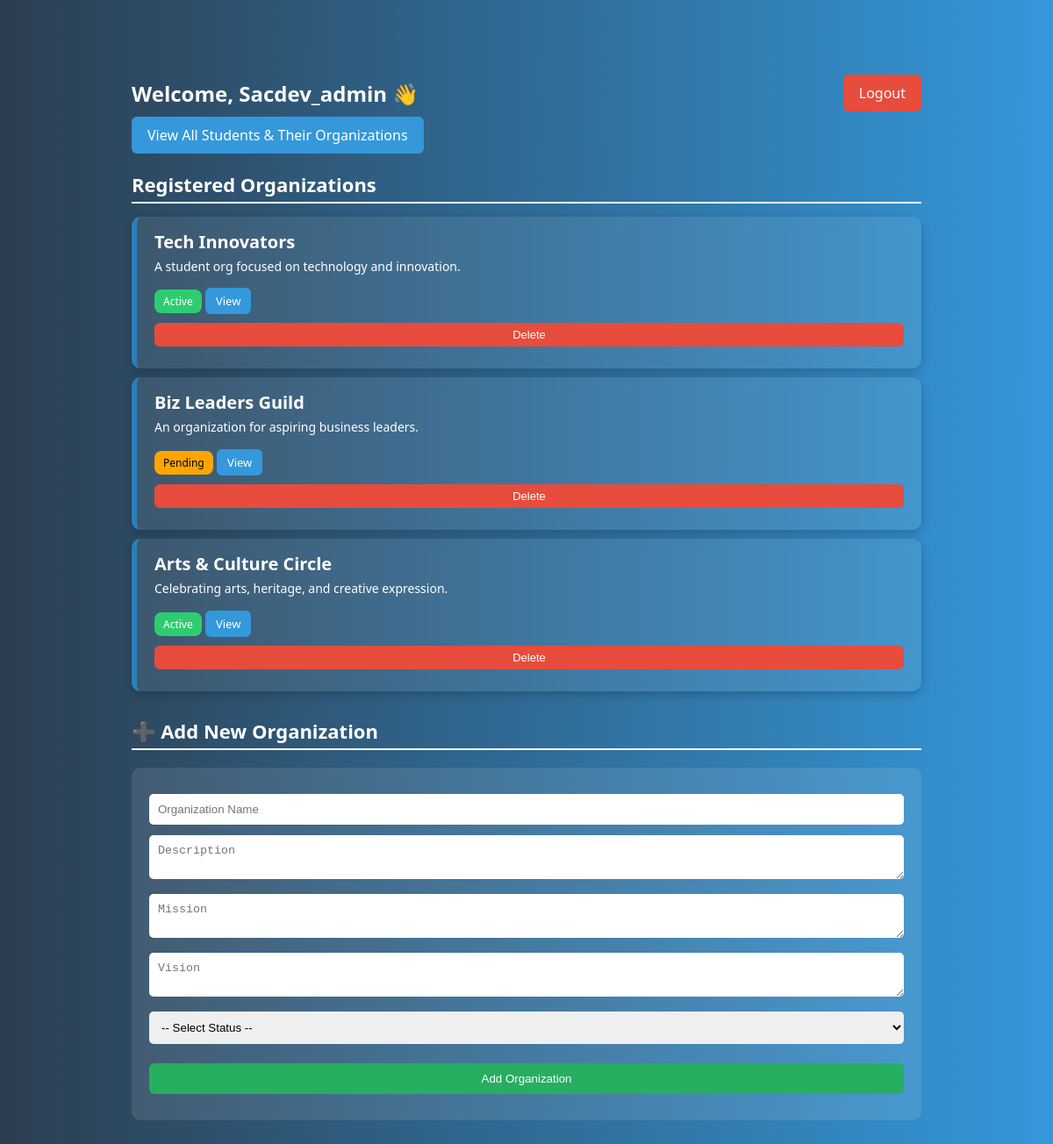
/sacdev_dashboard (signed in), run on an earlier commit of the app's database.
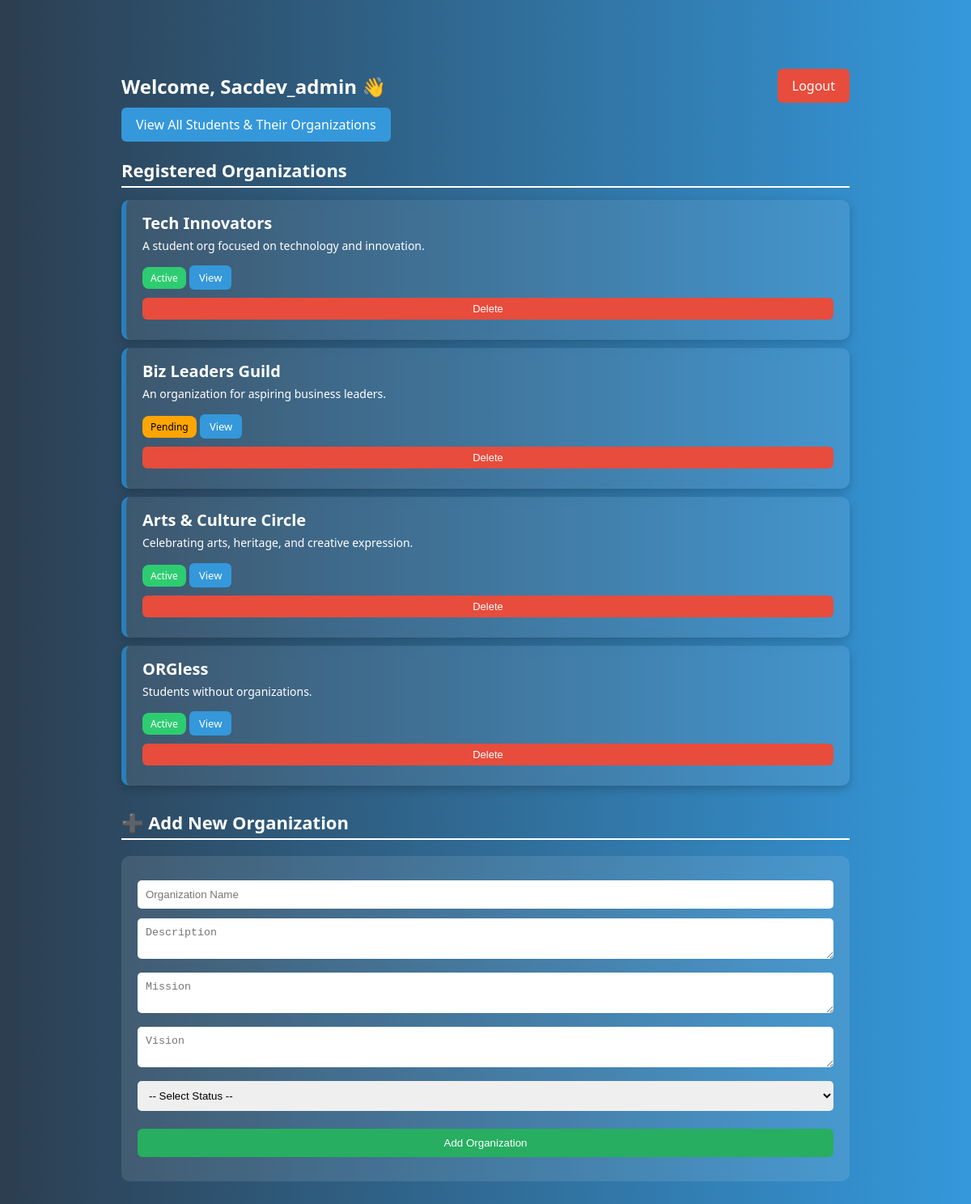
And on a later commit of the database.
### tables this page shows
CREATE TABLE organizations (
        id INTEGER PRIMARY KEY AUTOINCREMENT,
        name TEXT NOT NULL,
        description TEXT,
        mission TEXT,
        vision TEXT,
        status TEXT DEFAULT 'Pending'
    );

### app.py (the view, shortened to what this page needs)
@app.route('/sacdev_dashboard', methods=['GET', 'POST'])
def sacdev_dashboard():
    if session.get('role') != 'sacdev':
        return redirect('/login')
    conn = sqlite3.connect('database/users.db')
    c = conn.cursor()
    c.execute('SELECT * FROM organizations')
    orgs = c.fetchall()
    conn.close()
    return render_template('sacdev_dashboard.html', user=session['username'], orgs=orgs)

### app.py (called while the page is built)
@app.teardown_appcontext
def close_connection(exception):
    db = getattr(g, '_database', None)
    if db is not None:
        db.close()

### templates/sacdev_dashboard.html (shortened to what this page needs)
{% extends 'base.html' %}
{% block content %}
<div class="dashboard-container">
    <div class="dashboard-header">
        <h2>Welcome, {{ user|capitalize }} 👋</h2>
        <a href="{{ url_for('logout') }}" class="btn-logout">Logout</a>
    </div>
    <a href="{{ url_for('students_orgs') }}" class="btn-view-students">View All Students & Their Organizations</a>
    <h3 class="section-title">Registered Organizations</h3>
    {% for org in orgs %}
    <div class="org-card">
        <h4>{{ org[1] }}</h4>
        <p>{{ org[2] }}</p>
        <span class="status {{ org[5]|lower }}">{{ org[5] }}</span>
        <a href="{{ url_for('view_organization', org_id=org[0]) }}" class="view-btn">View</a>
        <form method="POST" style="display:inline;">
            <button type="submit" name="delete_org" class="delete-btn">Delete</button>
        </form>
    </div>
    {% else %}
    <p>No organizations registered yet.</p>
    {% endfor %}
    <h3 class="section-title">➕ Add New Organization</h3>
    <div class="form-section">
        <form method="POST">
            <input type="text" name="name" placeholder="Organization Name" required>
            <textarea name="description" placeholder="Description" required></textarea>
            <textarea name="mission" placeholder="Mission"></textarea>
            <textarea name="vision" placeholder="Vision"></textarea>
            <select name="status" required>
                <option value="">-- Select Status --</option>
            </select>
            <button type="submit" name="add_org" class="submit-btn">Add Organization</button>
        </form>
    </div>
</div>
{% endblock %}

### templates/base.html (shortened to what this page needs)
<!DOCTYPE html>
<html lang="en">
<head>
    <link rel="stylesheet" href="{{ url_for('static', filename='styles.css') }}">
</head>
<body>
    <div class="container">
        {% block content %}{% endblock %}
    </div>
</body>
</html>

### static/styles.css (style rules this page uses)
body { font-family: Arial, sans-serif; background-color: #f4f4f4; }
input, button { width: 100%; margin: 10px 0; padding: 10px; }
button { background-color: #007bff; color: white; border: none; }
body { margin: 0; font-family: 'Segoe UI', sans-serif; background: linear-gradient(to right, #2c3e50, #3498db); color: white; }
.dashboard-container { max-width: 1000px; margin: 50px auto; padding: 20px; }
.dashboard-header { display: flex; justify-content: space-between; align-items: center; }
.btn-logout { background-color: #e74c3c; padding: 10px 20px; text-decoration: none; color: white; border-radius: 6px; transition: 0.3s; }
.section-title { margin-top: 30px; font-size: 22px; border-bottom: 2px solid #fff; padding-bottom: 5px; }
.org-card { background-color: rgba(255, 255, 255, 0.1); padding: 20px; border-radius: 12px; box-shadow: 0 4px 12px rgba(0, 0, 0, 0.2); backdrop-filter: blur(5px); }
.org-card h4 { margin: 0 0 10px; font-size: 20px; }
.org-card p { font-size: 14px; line-height: 1.4; }
.status { display: inline-block; padding: 4px 10px; border-radius: 12px; font-size: 12px; margin-top: 10px; }
.status.pending { background-color: orange; color: black; }
.view-btn { display: inline-block; margin-top: 12px; background-color: #3498db; color: white; padding: 8px 12px; border-radius: 6px; text-decoration: none; font-size: 14px; transition: background 0.3s ease; }

### templates/sacdev_dashboard.html (style rules this page uses)
body { font-family: 'Segoe UI', sans-serif; background: linear-gradient(to right, #2c3e50, #3498db); color: white; }
.dashboard-container { max-width: 900px; margin: 50px auto; padding: 20px; }
.dashboard-header { display: flex; justify-content: space-between; align-items: center; }
.btn-logout, .btn-view-students { background-color: #e74c3c; padding: 10px 18px; text-decoration: none; color: white; border-radius: 6px; transition: 0.3s; }
.btn-view-students { background-color: #3498db; margin-top: 15px; }
.section-title { font-size: 22px; margin: 30px 0 15px; border-bottom: 2px solid #fff; padding-bottom: 5px; }
.org-card { background-color: rgba(255, 255, 255, 0.08); padding: 15px 20px; margin-bottom: 10px; border-left: 6px solid #2980b9; border-radius: 10px; }
.org-card h4 { margin: 0; font-size: 20px; }
.org-card p { font-size: 14px; margin: 5px 0; }
.status { padding: 5px 10px; border-radius: 8px; font-size: 12px; }
.status.active { background: #2ecc71; }
.status.pending { background: orange; color: black; }
.view-btn, .delete-btn { padding: 6px 12px; margin-top: 10px; border-radius: 6px; font-size: 13px; border: none; color: white; cursor: pointer; }
.view-btn { background-color: #3498db; }
.delete-btn { background-color: #e74c3c; }
.form-section { background: rgba(255, 255, 255, 0.1); padding: 20px; border-radius: 10px; margin-top: 20px; }
input, textarea, select { width: 100%; padding: 10px; margin-bottom: 12px; border: none; border-radius: 5px; box-sizing: border-box; }
.submit-btn { background-color: #27ae60; color: white; padding: 10px 20px; border: none; border-radius: 6px; cursor: pointer; }

What changed in the data, as far as the page shows it:
added organizations: name "ORGless", description "Students without organizations.", status "Active"
